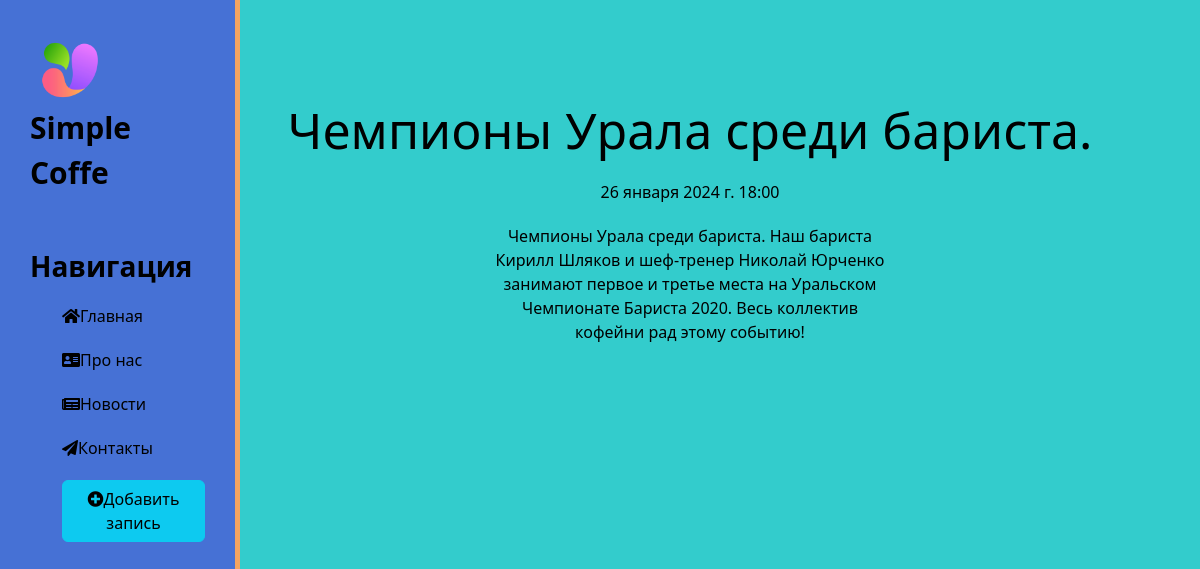
Page /news/4 on the committed database.
### news/models.py (models this page shows, shortened)
class Articles(models.Model):
    title = models.CharField('Название', max_length=50)
    anons = models.CharField('Анонс', max_length=250)
    full_text = models.TextField('Статья')
    date = models.DateTimeField('Дата публикации')
    class Meta:
        verbose_name = 'Новость'
        verbose_name_plural = 'Новости'

### news/views.py (the view)
# urls.py: path('<int:pk>', views.NewsDetailView.as_view(), name='news-detail')
class NewsDetailView(DetailView):
    model = Articles
    template_name = 'news/details_view.html'
    context_object_name = 'article'

### news/templates/news/details_view.html (shortened to what this page needs)
{% extends 'main/layout.html' %}
{% block content %}
    <div class="features">
        <h1>{{ article.title }}</h1>
        <p>{{ article.date }}</p>
        <p>{{ article.full_text }}</p>
    </div>
{% endblock %}

### main/static/main/css/main.css (style rules this page uses)
body { background: #33CCCC; }
main .features { float: left; color: black; margin-top: 100px; text-align: center; width: 75%; }
main .features h1 { font-size: 50px }
main .features p { max-width: 400px; margin: 20px auto }

### rows in the picture
Articles: title "Чемпионы Урала среди бариста.", date "26 января 2024 г. 18:00", full_text "Чемпионы Урала среди бариста. Наш бариста Кирилл Шляков и шеф-тренер Николай Юрченко занимают первое и третье места на Уральском Чемпионате Бариста 2020. Весь коллектив кофейни рад этому событию!"
